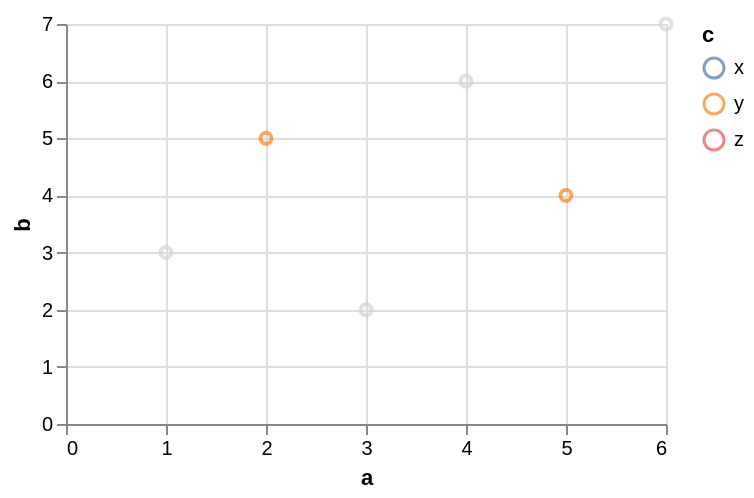

Source (Vega-Lite JSON):
### Vega-Lite specification from a JSON file in a GitHub repository (floating-point values rounded to 4 significant figures)
{"$schema": "https://vega.github.io/schema/vega-lite/v6.json", "data": {"values": [{"a": 1, "b": 3, "c": "x", "d": "2020-01-01"}, {"a": 2, "b": 5, "c": "y", "d": "2020-03-01"}, {"a": 3, "b": 2, "c": "x", "d": "2020-06-01"}, {"a": 4, "b": 6, "c": "z", "d": "2020-09-01"}, {"a": 5, "b": 4, "c": "y", "d": "2021-01-01"}, {"a": 6, "b": 7, "c": "z", "d": "2021-04-01"}]}, "width": 300, "height": 200, "params": [{"name": "pick", "select": {"type": "point", "on": "pointerover", "clear": "pointerout", "fields": ["c"]}, "value": [{"c": "y"}]}], "mark": "point", "encoding": {"x": {"field": "a", "type": "quantitative"}, "y": {"field": "b", "type": "quantitative"}, "color": {"condition": {"param": "pick", "field": "c", "type": "nominal"}, "value": "lightgray"}}}
